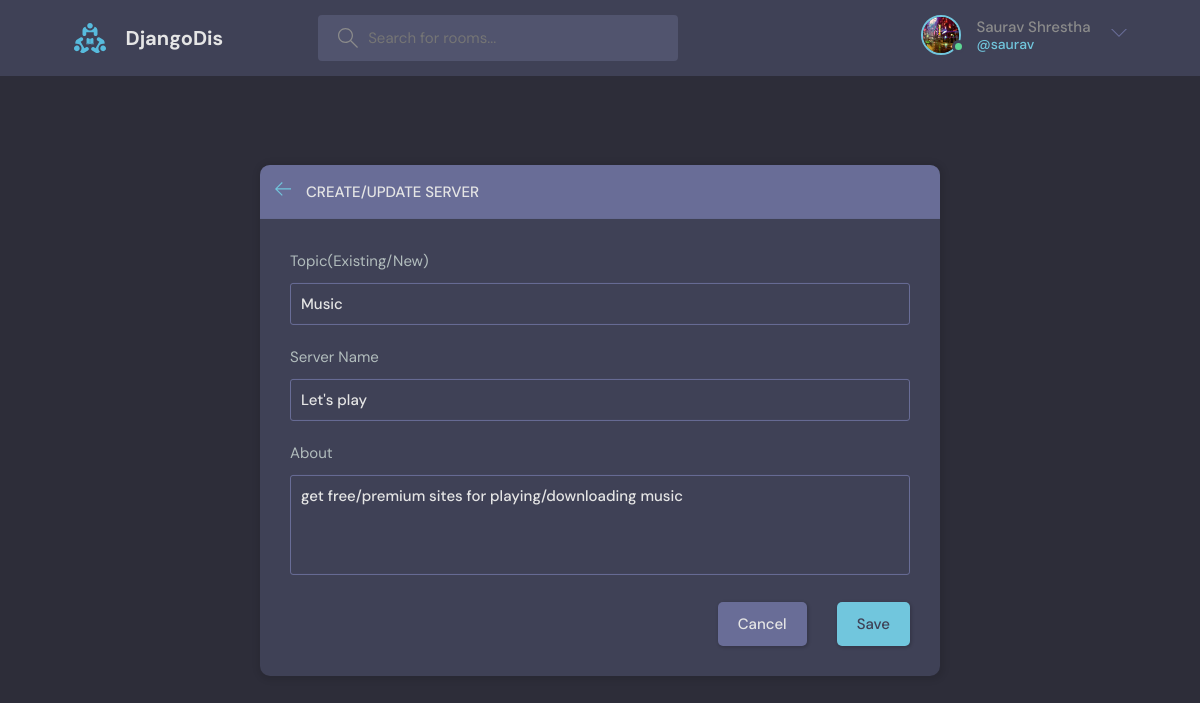
The app's page /update-server/4/ (signed in) with its own data.
### base/models.py (models this page shows, shortened)
class User(AbstractUser):
    name = models.CharField(max_length=200, null=True)
    email = models.EmailField(unique=True)
    bio = models.TextField(null=True)
    avatar = models.ImageField(null=True, default="avatar.svg")
    USERNAME_FIELD = "email"
    REQUIRED_FIELDS = []

class Server(models.Model):
    owner = models.ForeignKey(User, on_delete=models.SET_NULL,null=True)
    topic = models.ForeignKey(Topic, on_delete=models.SET_NULL, null=True)
    name = models.CharField(max_length=200)
    description = models.TextField(null=True , blank=True) # null for db and blank for frontend
    members = models.ManyToManyField(User, related_name='members', blank=True)
    created = models.DateTimeField(auto_now_add=True)
    updated = models.DateTimeField(auto_now=True)
    class Meta:
        ordering = ['-updated', '-created']

class Topic(models.Model):
    name = models.CharField(max_length=220)

### base/views.py (the view, shortened to what this page needs)
# urls.py: path('update-server/<str:pk>/' , views.updateServer, name="update-server"),
@login_required(login_url='login')
def updateServer(request, pk):
    server = Server.objects.get(id=pk)
    form = ServerForm(instance=server)
    topics = Topic.objects.all()
    if request.user != server.owner:
        return HttpResponse('Not authorized!')
    context = {'form': form, 'topics':topics, 'server': server}
    return render(request, 'base/server_form.html', context)

### base/forms.py
class ServerForm(ModelForm):
    class Meta:
        model = Server
        fields = '__all__'
        exclude = ['owner','members']

### base/templates/base/server_form.html (shortened to what this page needs)
{% extends 'main.html' %}
{% block content%}
  <main class="create-room layout">
    <div class="container">
      <div class="layout__box">
        <div class="layout__boxHeader">
          <div class="layout__boxTitle">
            <a href="{{ request.META.HTTP_REFERER }}">
              <svg version="1.1" xmlns="http://www.w3.org/2000/svg" width="32" height="32" viewBox="0 0 32 32">
                <title>arrow-left</title>
                <path
                  d="M13.723 2.286l-13.723 13.714 13.719 13.714 1.616-1.611-10.96-10.96h27.625v-2.286h-27.625l10.965-10.965-1.616-1.607z">
                </path>
              </svg>
            </a>
            <h3>Create/Update Server</h3>
          </div>
        </div>
        <div class="layout__body">
          <form class="form" action="#" method="POST">
            <div class="form__group">
              <label for="room_topic">Topic(Existing/New)</label>
              <input required type="text" name="server_topic" id="room_topic" list="topic-list" value="{{ server.topic.name }}"/>
            </div>
            <div class="form__group">
              <label for="server_name">Server Name</label>
              <input required type="text" name="server_name" id="room_name" value="{{ server.name }}"/>
            </div>
            <div class="form__group">
              <label for="server_description">About</label>
              <textarea name="server_description" id="server_description" placeholder="Write about your server..." >{{ server.description }}</textarea>
            </div>
            <div class="form__action">
              <a class="btn btn--dark" href="index.html">Cancel</a>
              <button class="btn btn--main" type="submit">Save</button>
            </div>
          </form>
        </div>
      </div>
    </div>
  </main>
{% endblock content%}

### templates/nav.html (shortened to what this page needs)
{% load static %}
<header class="header header--loggedIn">
    <div class="container">
      <a href="{% url 'home' %}" class="header__logo">
        <img src="{% static 'img/logo.svg' %}" />
        <h1>DjangoDis</h1>
      </a>
      <form class="header__search" action="{% url 'home' %}" method="GET" >
        <label>
          <input placeholder="Search for rooms..." name="nam"/>
        </label>
      </form>
      <nav class="header__menu">
        {% if request.user.is_authenticated %}
        <div class="header__user">
          <a href="{% url 'user-profile' request.user.id %}">
            <div class="avatar avatar--medium active">
              <img src="{{ request.user.avatar.url }}" />
            </div>
            <p>{{ request.user.name }}<span>@{{ request.user.username }}</span></p>
          </a>
          <button class="dropdown-button">
            <svg version="1.1" xmlns="http://www.w3.org/2000/svg" width="32" height="32" viewBox="0 0 32 32">
              <title>chevron-down</title>
              <path d="M16 21l-13-13h-3l16 16 16-16h-3l-13 13z"></path>
            </svg>
          </button>
        </div>
        {% else %}
        <a href="{% url 'login' %}">
          <img src="{% static 'img/avatar.svg' %}" />
          <p>Login</p>
        </a>
        {% endif %}
      </nav>
    </div>
  </header>

### records on screen
User: user.avatar (picture), user.name "Saurav Shrestha", user.username "saurav"
Server: server_topic "Music", server_name "Let's play", server_description "get free/premium sites for playing/downloading music"
